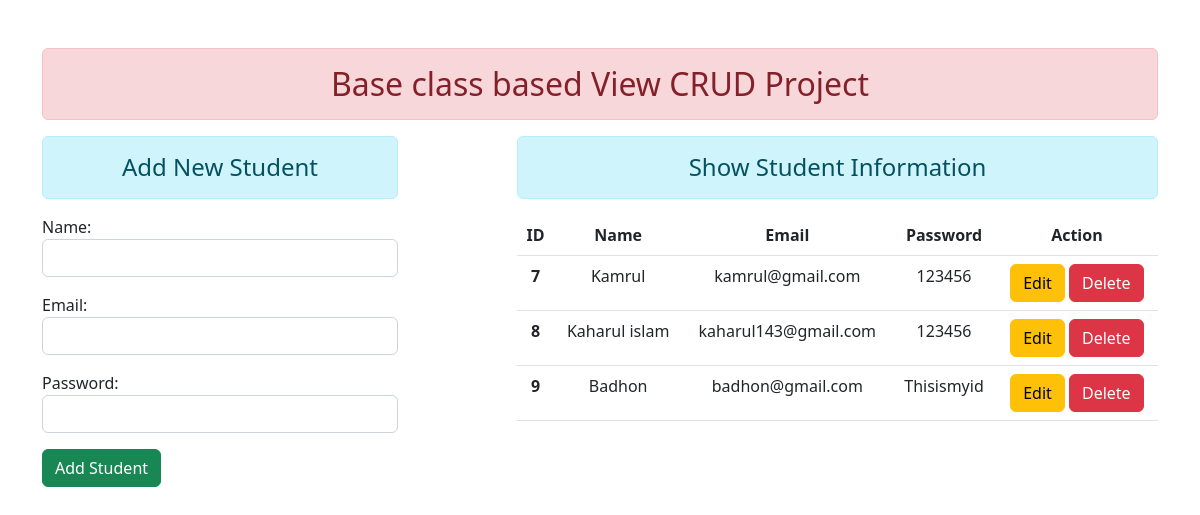
The app's page /, older data.
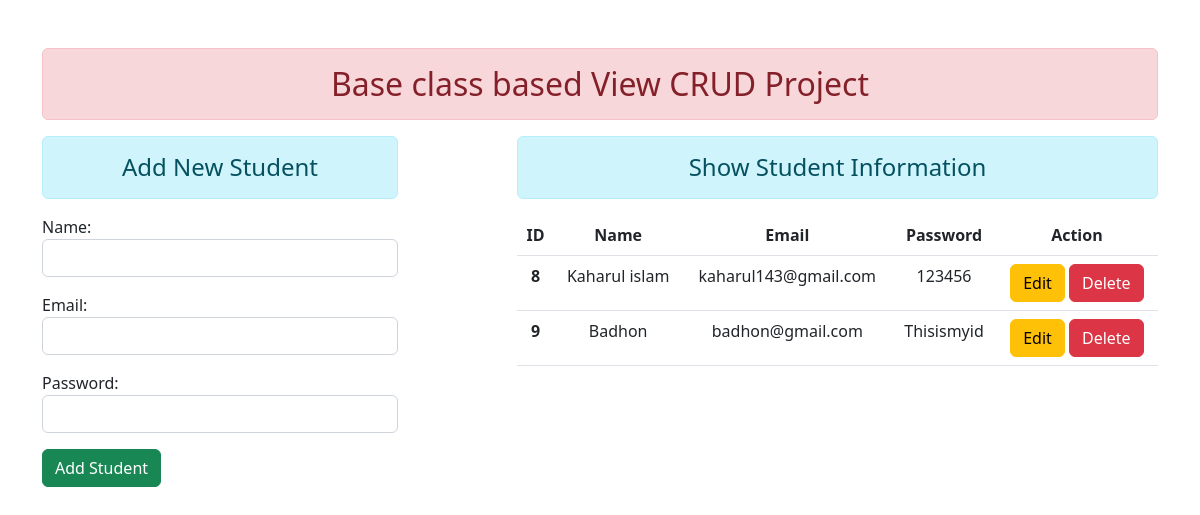
The same page, newer data.
### enroll/models.py (models this page shows)
class User(models.Model):
    name= models.CharField(max_length=70)
    email = models.EmailField(max_length = 100)
    password = models.CharField(max_length=70)

### enroll/views.py (the view, shortened to what this page needs)
# urls.py: path("",views.AddShow.as_view(),name="addandshow"),
class AddShow(TemplateView):
    template_name = 'enroll/addandshow.html'
    def get_context_data(self,*args,**kwargs):
        context = super().get_context_data(**kwargs)
        fm = StudentRegistration()
        stud = User.objects.all()
        context = {"form":fm,"stu":stud}
        return context

### enroll/forms.py
class StudentRegistration(forms.ModelForm):
    class Meta:
        model = User
        fields = ["name","email","password"]
        widgets = {
            "name": forms.TextInput(attrs={"class":"form-control"}),
            "email": forms.EmailInput(attrs={"class":"form-control"}),
            "password": forms.PasswordInput(render_value=True,attrs={"class":"form-control"})
            }

### enroll/templates/enroll/addandshow.html (shortened to what this page needs)
{% extends 'enroll/base.html' %}
{% block content %}
<div class="row">
    <div class="col-sm-4">
        <h4 class="text-center alert alert-info">Add New Student</h4>
        <form action="" method="POST">
            {{form.as_p}}
             <input type="submit" value="Add Student" class="btn btn-success">
        </form>
    </div>
    <div class="col-sm-7 offset-1 text-center">
        <h4 class="text-center alert alert-info">Show Student Information</h4>
        {% if stu %}
        <table class="table table-hover">
            <thead>
              <tr>
                <th scope="col">ID</th>
                <th scope="col">Name</th>
                <th scope="col">Email</th>
                <th scope="col">Password</th>
                <th scope="col">Action</th>
              </tr>
            </thead>
            <tbody>
            {% for st in stu %}
              <tr>
                <th scope="row">{{st.id}}</th>
                <td>{{st.name}}</td>
                <td>{{st.email}}</td>
                <td>{{st.password}}</td>
                <td>
                    <a href="{% url 'updatedata' st.id %}" class="btn btn-warning">Edit</a>
                    <form action="{% url 'deletedata' st.id %}" method="POST" class="d-inline">
                        <input type="submit" value="Delete" class="btn btn-danger">
                    </form>
                </td>
              </tr>
            {% endfor %}
            </tbody>
          </table>
        {% else %}
        <h4 class="text-center alert alert-warning">Sorry, No records Available</h4>
        {% endif %}
    </div>
</div>
{% endblock content %}

### enroll/templates/enroll/base.html (shortened to what this page needs)
<!DOCTYPE html>
{% load static %}
<html lang="en">
<head>
    <link rel="stylesheet" href="{% static 'enroll/css/bootstrap.css' %}">
</head>
<body>
    <div class="container mt-5">
        <h2 class="text-center alert alert-danger">Base class based View CRUD Project</h2>
        {% block content %}
        {% endblock content %}
    </div>
</body>
</html>

Row changes from the older to the newer data that the page shows:
removed User: id "7", name "Kamrul", email "kamrul@gmail.com", password "123456"
